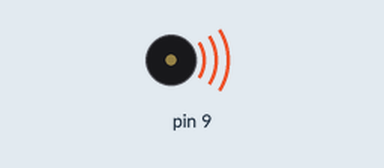
This sketch was run on a simulated Arduino Uno, built with avr-gcc and run on an emulated ATmega328P. Shown: buzzer (waves = sounding).

Above: at 2.7 s.
At 3.7 s:
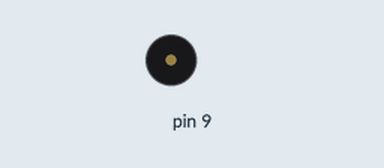
Timing chart, 0 to 5.2 s (numbered marks = the images above):
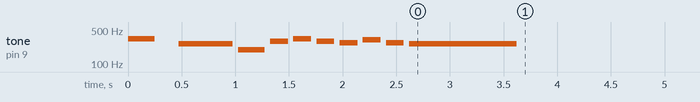

The sketch:

TEMA_GAMEOVER_MARIO.ino
```cpp
// faixa com som alto = C1 ao GS3
// faixa com som baixo = A3 ao D8

#define NOTA_B1  62
#define NOTA_C2  65
#define NOTA_CS2 69
#define NOTA_D2  73
#define NOTA_DS2 78
#define NOTA_E2  82
#define NOTA_G2  98

// COMPASSO: 4/4
// notas na melodia:
int melodia[] = {
  NOTA_E2,0,NOTA_C2,NOTA_G2/2, NOTA_D2,NOTA_E2,NOTA_D2,
   NOTA_CS2,NOTA_DS2,NOTA_CS2, NOTA_C2
};

// duracoes das notas: 4 = quarto de tempo, 8 = oitavo de tempo, etc.:
int duracaoNotas[] = {
  4,8,2.67,4, 6,6,6,
   6,6,6, 1
};

void setup() {
  // itera as notas das melodias:
  for (int nota = 0; nota < 11; nota++) {

    // para calcular a duracao da nota, utilizaremos um segundo
    // dividido pelo tipo da nota.
    // ex. quarto de tempo = 1000 / 4, oitavo de tempo = 1000/8, etc.
    int duracaoNota = 1000 / duracaoNotas[nota];
    tone(9, 4*melodia[nota], duracaoNota);

    // para distinguir as notas, adicione um tempo minimo entre elas.
    // duracao da nota + 30% parece funcionar bem:
    int pausaEntreNotas = duracaoNota + 50;
    delay(pausaEntreNotas);
    // parar a funcao tone:
    noTone(9);
  }
}

void loop() {
  // nao precisa repetir a melodia.
}
```
